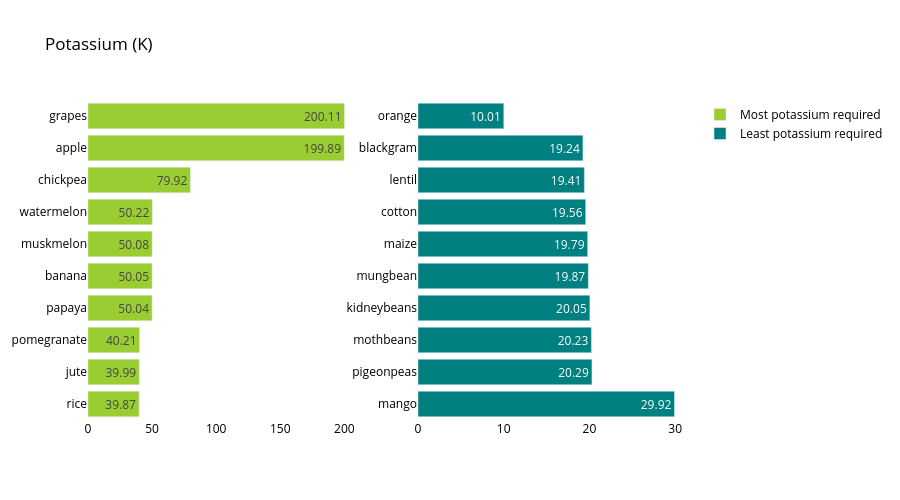

The notebook cell saved with this chart:
### Code cell
crop_summary_K = crop_summary.sort_values(by='K', ascending=False)
  
fig = make_subplots(rows=1, cols=2)

top = {
    'y' : crop_summary_K['K'][0:10].sort_values().index,
    'x' : crop_summary_K['K'][0:10].sort_values()
}

last = {
    'y' : crop_summary_K['K'][-10:].index,
    'x' : crop_summary_K['K'][-10:]
}

fig.add_trace(
    go.Bar(top,
           name="Most potassium required",
           marker_color=random.choice(colorarr),
           orientation='h',
          text=top['x']),
    
    row=1, col=1
)

fig.add_trace(
    go.Bar(last,
           name="Least potassium required",
           marker_color=random.choice(colorarr),
           orientation='h',
          text=last['x']),
    row=1, col=2
)
fig.update_traces(texttemplate='%{text}', textposition='inside')
fig.update_layout(title_text="Potassium (K)",
                  plot_bgcolor='white',
                  font_size=12, 
                  font_color='black',
                 height=500)

fig.update_xaxes(showgrid=False)
fig.update_yaxes(showgrid=False)
fig.show()

### Figure 1 — Plotly figure (JSON) as saved in the notebook; plotly's stock layout.template omitted (floating-point values rounded to 4 significant figures)
{"data": [{"marker": {"color": "#9acd32"}, "name": "Most potassium required", "orientation": "h", "text": [39.87, 39.99, 40.21, 50.04, 50.05, 50.08, 50.22, 79.92, 199.9, 200.1], "textposition": "inside", "texttemplate": "%{text}", "type": "bar", "x": [39.87, 39.99, 40.21, 50.04, 50.05, 50.08, 50.22, 79.92, 199.9, 200.1], "xaxis": "x", "y": ["rice", "jute", "pomegranate", "papaya", "banana", "muskmelon", "watermelon", "chickpea", "apple", "grapes"], "yaxis": "y"}, {"marker": {"color": "#008080"}, "name": "Least potassium required", "orientation": "h", "text": [29.92, 20.29, 20.23, 20.05, 19.87, 19.79, 19.56, 19.41, 19.24, 10.01], "textposition": "inside", "texttemplate": "%{text}", "type": "bar", "x": [29.92, 20.29, 20.23, 20.05, 19.87, 19.79, 19.56, 19.41, 19.24, 10.01], "xaxis": "x2", "y": ["mango", "pigeonpeas", "mothbeans", "kidneybeans", "mungbean", "maize", "cotton", "lentil", "blackgram", "orange"], "yaxis": "y2"}], "layout": {"font": {"color": "black", "size": 12}, "height": 500, "plot_bgcolor": "white", "title": {"text": "Potassium (K)"}, "xaxis": {"anchor": "y", "domain": [0, 0.45], "showgrid": false}, "xaxis2": {"anchor": "y2", "domain": [0.55, 1], "showgrid": false}, "yaxis": {"anchor": "x", "domain": [0, 1], "showgrid": false}, "yaxis2": {"anchor": "x2", "domain": [0, 1], "showgrid": false}}}
